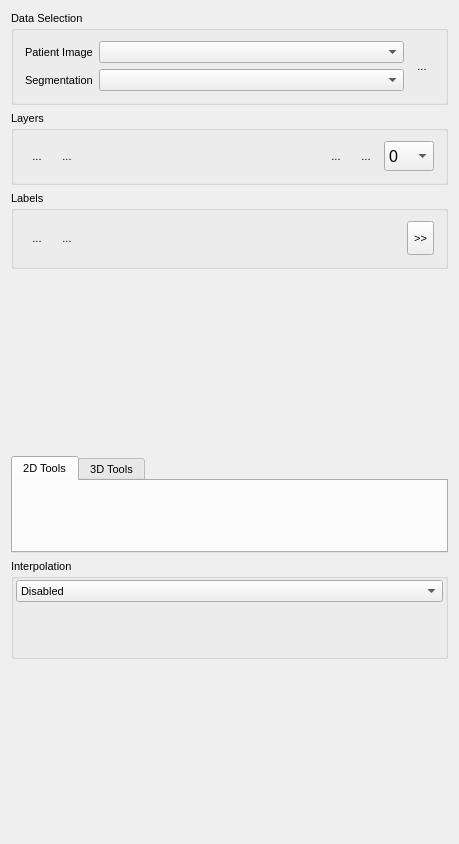
<?xml version="1.0" encoding="UTF-8"?>
<ui version="4.0">
 <class>QmitkMultiLabelSegmentationControls</class>
 <widget class="QWidget" name="QmitkMultiLabelSegmentationControls">
  <property name="geometry">
   <rect>
    <x>0</x>
    <y>0</y>
    <width>459</width>
    <height>844</height>
   </rect>
  </property>
  <property name="sizePolicy">
   <sizepolicy hsizetype="Minimum" vsizetype="Minimum">
    <horstretch>0</horstretch>
    <verstretch>0</verstretch>
   </sizepolicy>
  </property>
  <property name="minimumSize">
   <size>
    <width>0</width>
    <height>0</height>
   </size>
  </property>
  <property name="font">
   <font>
    <family>MS Shell Dlg 2</family>
    <pointsize>8</pointsize>
    <weight>50</weight>
    <italic>false</italic>
    <bold>false</bold>
    <underline>false</underline>
    <strikeout>false</strikeout>
   </font>
  </property>
  <property name="windowTitle">
   <string>QmitkSegmentation</string>
  </property>
  <layout class="QVBoxLayout" name="verticalLayout_5">
   <item>
    <widget class="QGroupBox" name="groupBox_DataSelection">
     <property name="sizePolicy">
      <sizepolicy hsizetype="Minimum" vsizetype="Fixed">
       <horstretch>0</horstretch>
       <verstretch>0</verstretch>
      </sizepolicy>
     </property>
     <property name="title">
      <string>Data Selection</string>
     </property>
     <layout class="QGridLayout" name="gridLayout">
      <item row="0" column="0">
       <widget class="QLabel" name="label_PatientImage">
        <property name="text">
         <string>Patient Image</string>
        </property>
       </widget>
      </item>
      <item row="0" column="1">
       <widget class="QmitkDataStorageComboBox" name="m_cbReferenceNodeSelector">
        <property name="sizePolicy">
         <sizepolicy hsizetype="Expanding" vsizetype="Fixed">
          <horstretch>0</horstretch>
          <verstretch>0</verstretch>
         </sizepolicy>
        </property>
       </widget>
      </item>
      <item row="0" column="2" rowspan="2">
       <widget class="QToolButton" name="m_pbNewSegmentationSession">
        <property name="toolTip">
         <string>Create a new segmentation session</string>
        </property>
        <property name="text">
         <string>...</string>
        </property>
        <property name="icon">
         <iconset resource="../../resources/multilabelsegmentation.qrc">
          <normaloff>:/multilabelsegmentation/NewSegmentationSession_48x48.png</normaloff>:/multilabelsegmentation/NewSegmentationSession_48x48.png</iconset>
        </property>
        <property name="iconSize">
         <size>
          <width>28</width>
          <height>28</height>
         </size>
        </property>
        <property name="shortcut">
         <string>N</string>
        </property>
        <property name="autoRaise">
         <bool>true</bool>
        </property>
       </widget>
      </item>
      <item row="1" column="0">
       <widget class="QLabel" name="label_Segmentation">
        <property name="text">
         <string>Segmentation</string>
        </property>
       </widget>
      </item>
      <item row="1" column="1">
       <widget class="QmitkDataStorageComboBox" name="m_cbWorkingNodeSelector">
        <property name="sizePolicy">
         <sizepolicy hsizetype="Expanding" vsizetype="Fixed">
          <horstretch>0</horstretch>
          <verstretch>0</verstretch>
         </sizepolicy>
        </property>
       </widget>
      </item>
     </layout>
    </widget>
   </item>
   <item>
    <widget class="QGroupBox" name="groupBox_Layer">
     <property name="title">
      <string>Layers</string>
     </property>
     <property name="flat">
      <bool>true</bool>
     </property>
     <property name="checkable">
      <bool>false</bool>
     </property>
     <layout class="QHBoxLayout" name="horizontalLayout">
      <item>
       <widget class="QToolButton" name="m_btAddLayer">
        <property name="toolTip">
         <string>Add a layer to the current segmentation session</string>
        </property>
        <property name="text">
         <string>...</string>
        </property>
        <property name="icon">
         <iconset>
          <normaloff>:/Qmitk/AddLayer_48x48.png</normaloff>:/Qmitk/AddLayer_48x48.png</iconset>
        </property>
        <property name="iconSize">
         <size>
          <width>28</width>
          <height>28</height>
         </size>
        </property>
        <property name="autoRaise">
         <bool>true</bool>
        </property>
       </widget>
      </item>
      <item>
       <widget class="QToolButton" name="m_btDeleteLayer">
        <property name="toolTip">
         <string>Delete the active layer</string>
        </property>
        <property name="text">
         <string>...</string>
        </property>
        <property name="icon">
         <iconset>
          <normaloff>:/Qmitk/DeleteLayer_48x48.png</normaloff>:/Qmitk/DeleteLayer_48x48.png</iconset>
        </property>
        <property name="iconSize">
         <size>
          <width>28</width>
          <height>28</height>
         </size>
        </property>
        <property name="autoRaise">
         <bool>true</bool>
        </property>
       </widget>
      </item>
      <item>
       <spacer name="horizontalSpacer1">
        <property name="orientation">
         <enum>Qt::Horizontal</enum>
        </property>
        <property name="sizeHint" stdset="0">
         <size>
          <width>0</width>
          <height>20</height>
         </size>
        </property>
       </spacer>
      </item>
      <item>
       <widget class="QToolButton" name="m_btPreviousLayer">
        <property name="toolTip">
         <string>Change to the previous available layer</string>
        </property>
        <property name="text">
         <string>...</string>
        </property>
        <property name="icon">
         <iconset>
          <normaloff>:/Qmitk/PreviousLayer_48x48.png</normaloff>:/Qmitk/PreviousLayer_48x48.png</iconset>
        </property>
        <property name="iconSize">
         <size>
          <width>28</width>
          <height>28</height>
         </size>
        </property>
        <property name="autoRaise">
         <bool>true</bool>
        </property>
       </widget>
      </item>
      <item>
       <widget class="QToolButton" name="m_btNextLayer">
        <property name="toolTip">
         <string>Change to the next available layer</string>
        </property>
        <property name="text">
         <string>...</string>
        </property>
        <property name="icon">
         <iconset>
          <normaloff>:/Qmitk/NextLayer_48x48.png</normaloff>:/Qmitk/NextLayer_48x48.png</iconset>
        </property>
        <property name="iconSize">
         <size>
          <width>28</width>
          <height>28</height>
         </size>
        </property>
        <property name="autoRaise">
         <bool>true</bool>
        </property>
       </widget>
      </item>
      <item>
       <widget class="QComboBox" name="m_cbActiveLayer">
        <property name="sizePolicy">
         <sizepolicy hsizetype="Preferred" vsizetype="Fixed">
          <horstretch>0</horstretch>
          <verstretch>0</verstretch>
         </sizepolicy>
        </property>
        <property name="minimumSize">
         <size>
          <width>50</width>
          <height>30</height>
         </size>
        </property>
        <property name="maximumSize">
         <size>
          <width>40</width>
          <height>30</height>
         </size>
        </property>
        <property name="font">
         <font>
          <pointsize>12</pointsize>
         </font>
        </property>
        <property name="toolTip">
         <string>Switch to a layer</string>
        </property>
        <item>
         <property name="text">
          <string>0</string>
         </property>
        </item>
       </widget>
      </item>
     </layout>
    </widget>
   </item>
   <item>
    <widget class="QGroupBox" name="groupBox_Labels">
     <property name="title">
      <string>Labels</string>
     </property>
     <property name="flat">
      <bool>true</bool>
     </property>
     <layout class="QHBoxLayout" name="horizontalLayout_2">
      <item>
       <widget class="QToolButton" name="m_pbNewLabel">
        <property name="toolTip">
         <string>Add a new label to the current segmentation session</string>
        </property>
        <property name="text">
         <string>...</string>
        </property>
        <property name="icon">
         <iconset resource="../../resources/multilabelsegmentation.qrc">
          <normaloff>:/multilabelsegmentation/NewLabel_48x48.png</normaloff>:/multilabelsegmentation/NewLabel_48x48.png</iconset>
        </property>
        <property name="iconSize">
         <size>
          <width>28</width>
          <height>28</height>
         </size>
        </property>
        <property name="shortcut">
         <string>N</string>
        </property>
        <property name="autoRaise">
         <bool>true</bool>
        </property>
       </widget>
      </item>
      <item>
       <widget class="QToolButton" name="m_btLockExterior">
        <property name="toolTip">
         <string>Lock/Unlock exterior</string>
        </property>
        <property name="text">
         <string>...</string>
        </property>
        <property name="icon">
         <iconset>
          <normaloff>:/Qmitk/UnlockExterior_48x48.png</normaloff>
          <normalon>:/Qmitk/LockExterior_48x48.png</normalon>:/Qmitk/UnlockExterior_48x48.png</iconset>
        </property>
        <property name="iconSize">
         <size>
          <width>28</width>
          <height>28</height>
         </size>
        </property>
        <property name="checkable">
         <bool>true</bool>
        </property>
        <property name="autoRaise">
         <bool>true</bool>
        </property>
       </widget>
      </item>
      <item>
       <spacer name="horizontalSpacer">
        <property name="orientation">
         <enum>Qt::Horizontal</enum>
        </property>
        <property name="sizeHint" stdset="0">
         <size>
          <width>0</width>
          <height>20</height>
         </size>
        </property>
       </spacer>
      </item>
      <item>
       <widget class="QToolButton" name="m_pbShowLabelTable">
        <property name="minimumSize">
         <size>
          <width>0</width>
          <height>34</height>
         </size>
        </property>
        <property name="toolTip">
         <string>Show a table with all labels in the current segmentation session</string>
        </property>
        <property name="text">
         <string>&gt;&gt;</string>
        </property>
        <property name="iconSize">
         <size>
          <width>28</width>
          <height>28</height>
         </size>
        </property>
        <property name="checkable">
         <bool>true</bool>
        </property>
        <property name="autoRaise">
         <bool>false</bool>
        </property>
        <property name="arrowType">
         <enum>Qt::NoArrow</enum>
        </property>
       </widget>
      </item>
     </layout>
    </widget>
   </item>
   <item>
    <widget class="QmitkLabelSetWidget" name="m_LabelSetWidget" native="true">
     <property name="sizePolicy">
      <sizepolicy hsizetype="Preferred" vsizetype="Expanding">
       <horstretch>0</horstretch>
       <verstretch>0</verstretch>
      </sizepolicy>
     </property>
     <property name="minimumSize">
      <size>
       <width>0</width>
       <height>20</height>
      </size>
     </property>
    </widget>
   </item>
   <item>
    <widget class="QTabWidget" name="m_tw2DTools">
     <property name="sizePolicy">
      <sizepolicy hsizetype="Preferred" vsizetype="Maximum">
       <horstretch>0</horstretch>
       <verstretch>0</verstretch>
      </sizepolicy>
     </property>
     <property name="styleSheet">
      <string notr="true">QTabWidget::tab-bar { alignment: middle; }</string>
     </property>
     <property name="currentIndex">
      <number>0</number>
     </property>
     <property name="usesScrollButtons">
      <bool>true</bool>
     </property>
     <property name="documentMode">
      <bool>false</bool>
     </property>
     <widget class="QWidget" name="m_tb2DTools">
      <attribute name="title">
       <string>2D Tools</string>
      </attribute>
      <layout class="QVBoxLayout" name="verticalLayout">
       <item>
        <widget class="QmitkToolGUIArea" name="m_ManualToolGUIContainer2D" native="true">
         <property name="sizePolicy">
          <sizepolicy hsizetype="Minimum" vsizetype="Minimum">
           <horstretch>0</horstretch>
           <verstretch>0</verstretch>
          </sizepolicy>
         </property>
         <property name="font">
          <font>
           <weight>50</weight>
           <bold>false</bold>
          </font>
         </property>
        </widget>
       </item>
       <item>
        <widget class="QmitkToolSelectionBox" name="m_ManualToolSelectionBox2D" native="true">
         <property name="sizePolicy">
          <sizepolicy hsizetype="Minimum" vsizetype="Minimum">
           <horstretch>0</horstretch>
           <verstretch>0</verstretch>
          </sizepolicy>
         </property>
         <property name="font">
          <font>
           <weight>50</weight>
           <bold>false</bold>
          </font>
         </property>
        </widget>
       </item>
       <item>
        <spacer name="verticalSpacer_2">
         <property name="orientation">
          <enum>Qt::Vertical</enum>
         </property>
         <property name="sizeHint" stdset="0">
          <size>
           <width>20</width>
           <height>40</height>
          </size>
         </property>
        </spacer>
       </item>
      </layout>
     </widget>
     <widget class="QWidget" name="tab_2">
      <attribute name="title">
       <string>3D Tools</string>
      </attribute>
      <layout class="QVBoxLayout" name="verticalLayout_2">
       <item>
        <widget class="QmitkToolGUIArea" name="m_ManualToolGUIContainer3D" native="true">
         <property name="sizePolicy">
          <sizepolicy hsizetype="Minimum" vsizetype="Minimum">
           <horstretch>0</horstretch>
           <verstretch>0</verstretch>
          </sizepolicy>
         </property>
         <property name="font">
          <font>
           <weight>50</weight>
           <bold>false</bold>
          </font>
         </property>
        </widget>
       </item>
       <item>
        <widget class="QmitkToolSelectionBox" name="m_ManualToolSelectionBox3D" native="true">
         <property name="sizePolicy">
          <sizepolicy hsizetype="Minimum" vsizetype="Minimum">
           <horstretch>0</horstretch>
           <verstretch>0</verstretch>
          </sizepolicy>
         </property>
         <property name="font">
          <font>
           <weight>50</weight>
           <bold>false</bold>
          </font>
         </property>
        </widget>
       </item>
       <item>
        <spacer name="verticalSpacer_5">
         <property name="orientation">
          <enum>Qt::Vertical</enum>
         </property>
         <property name="sizeHint" stdset="0">
          <size>
           <width>20</width>
           <height>40</height>
          </size>
         </property>
        </spacer>
       </item>
      </layout>
     </widget>
    </widget>
   </item>
   <item>
    <widget class="QGroupBox" name="m_gbInterpolation">
     <property name="sizePolicy">
      <sizepolicy hsizetype="Preferred" vsizetype="Fixed">
       <horstretch>0</horstretch>
       <verstretch>0</verstretch>
      </sizepolicy>
     </property>
     <property name="title">
      <string>Interpolation</string>
     </property>
     <layout class="QVBoxLayout" name="verticalLayout_4">
      <property name="spacing">
       <number>2</number>
      </property>
      <property name="sizeConstraint">
       <enum>QLayout::SetMinimumSize</enum>
      </property>
      <property name="leftMargin">
       <number>2</number>
      </property>
      <property name="topMargin">
       <number>2</number>
      </property>
      <property name="rightMargin">
       <number>2</number>
      </property>
      <property name="bottomMargin">
       <number>2</number>
      </property>
      <item>
       <widget class="QComboBox" name="m_cbInterpolation">
        <property name="sizePolicy">
         <sizepolicy hsizetype="Preferred" vsizetype="Minimum">
          <horstretch>0</horstretch>
          <verstretch>0</verstretch>
         </sizepolicy>
        </property>
        <item>
         <property name="text">
          <string>Disabled</string>
         </property>
        </item>
        <item>
         <property name="text">
          <string>2D Interpolation</string>
         </property>
        </item>
        <item>
         <property name="text">
          <string>3D Interpolation</string>
         </property>
        </item>
       </widget>
      </item>
      <item>
       <widget class="QStackedWidget" name="m_swInterpolation">
        <property name="sizePolicy">
         <sizepolicy hsizetype="Preferred" vsizetype="Minimum">
          <horstretch>0</horstretch>
          <verstretch>0</verstretch>
         </sizepolicy>
        </property>
        <property name="currentIndex">
         <number>1</number>
        </property>
        <widget class="QWidget" name="page_2">
         <property name="sizePolicy">
          <sizepolicy hsizetype="Preferred" vsizetype="Minimum">
           <horstretch>0</horstretch>
           <verstretch>0</verstretch>
          </sizepolicy>
         </property>
         <layout class="QVBoxLayout" name="verticalLayout_6">
          <property name="sizeConstraint">
           <enum>QLayout::SetMinimumSize</enum>
          </property>
          <property name="leftMargin">
           <number>0</number>
          </property>
          <property name="topMargin">
           <number>0</number>
          </property>
          <property name="rightMargin">
           <number>0</number>
          </property>
          <property name="bottomMargin">
           <number>0</number>
          </property>
          <item>
           <widget class="QmitkSliceBasedInterpolatorWidget" name="m_SliceBasedInterpolatorWidget" native="true">
            <property name="sizePolicy">
             <sizepolicy hsizetype="Preferred" vsizetype="Minimum">
              <horstretch>0</horstretch>
              <verstretch>0</verstretch>
             </sizepolicy>
            </property>
            <property name="minimumSize">
             <size>
              <width>0</width>
              <height>0</height>
             </size>
            </property>
            <property name="font">
             <font>
              <weight>50</weight>
              <bold>false</bold>
             </font>
            </property>
           </widget>
          </item>
         </layout>
        </widget>
        <widget class="QWidget" name="page_3">
         <property name="sizePolicy">
          <sizepolicy hsizetype="Preferred" vsizetype="Minimum">
           <horstretch>0</horstretch>
           <verstretch>0</verstretch>
          </sizepolicy>
         </property>
         <layout class="QVBoxLayout" name="verticalLayout_3">
          <property name="sizeConstraint">
           <enum>QLayout::SetMinimumSize</enum>
          </property>
          <property name="leftMargin">
           <number>0</number>
          </property>
          <property name="topMargin">
           <number>0</number>
          </property>
          <property name="rightMargin">
           <number>0</number>
          </property>
          <property name="bottomMargin">
           <number>0</number>
          </property>
          <item>
           <widget class="QmitkSurfaceBasedInterpolatorWidget" name="m_SurfaceBasedInterpolatorWidget" native="true">
            <property name="sizePolicy">
             <sizepolicy hsizetype="Preferred" vsizetype="Minimum">
              <horstretch>0</horstretch>
              <verstretch>0</verstretch>
             </sizepolicy>
            </property>
            <property name="minimumSize">
             <size>
              <width>0</width>
              <height>50</height>
             </size>
            </property>
            <property name="font">
             <font>
              <weight>50</weight>
              <bold>false</bold>
             </font>
            </property>
           </widget>
          </item>
         </layout>
        </widget>
        <widget class="QWidget" name="page">
         <property name="sizePolicy">
          <sizepolicy hsizetype="Preferred" vsizetype="Minimum">
           <horstretch>0</horstretch>
           <verstretch>0</verstretch>
          </sizepolicy>
         </property>
        </widget>
       </widget>
      </item>
     </layout>
    </widget>
   </item>
   <item>
    <spacer name="verticalSpacer">
     <property name="orientation">
      <enum>Qt::Vertical</enum>
     </property>
     <property name="sizeHint" stdset="0">
      <size>
       <width>20</width>
       <height>40</height>
      </size>
     </property>
    </spacer>
   </item>
  </layout>
  <zorder>m_LabelSetWidget</zorder>
  <zorder>groupBox_DataSelection</zorder>
  <zorder>m_tw2DTools</zorder>
  <zorder>m_gbInterpolation</zorder>
  <zorder>verticalSpacer</zorder>
  <zorder>groupBox_Layer</zorder>
  <zorder>groupBox_Labels</zorder>
 </widget>
 <layoutdefault spacing="6" margin="11"/>
 <customwidgets>
  <customwidget>
   <class>QmitkDataStorageComboBox</class>
   <extends>QComboBox</extends>
   <header location="global">QmitkDataStorageComboBox.h</header>
  </customwidget>
  <customwidget>
   <class>QmitkToolSelectionBox</class>
   <extends>QWidget</extends>
   <header location="global">QmitkToolSelectionBox.h</header>
  </customwidget>
  <customwidget>
   <class>QmitkToolGUIArea</class>
   <extends>QWidget</extends>
   <header location="global">QmitkToolGUIArea.h</header>
  </customwidget>
  <customwidget>
   <class>QmitkLabelSetWidget</class>
   <extends>QWidget</extends>
   <header location="global">Qmitk/QmitkLabelSetWidget.h</header>
   <container>1</container>
  </customwidget>
  <customwidget>
   <class>QmitkSliceBasedInterpolatorWidget</class>
   <extends>QWidget</extends>
   <header location="global">QmitkSliceBasedInterpolatorWidget.h</header>
   <container>1</container>
  </customwidget>
  <customwidget>
   <class>QmitkSurfaceBasedInterpolatorWidget</class>
   <extends>QWidget</extends>
   <header location="global">QmitkSurfaceBasedInterpolatorWidget.h</header>
   <container>1</container>
  </customwidget>
 </customwidgets>
 <includes>
  <include location="global">QmitkToolReferenceDataSelectionBox.h</include>
  <include location="global">QmitkToolGUIArea.h</include>
  <include location="global">QmitkToolSelectionBox.h</include>
 </includes>
 <resources>
  <include location="../../resources/multilabelsegmentation.qrc"/>
 </resources>
 <connections/>
</ui>
